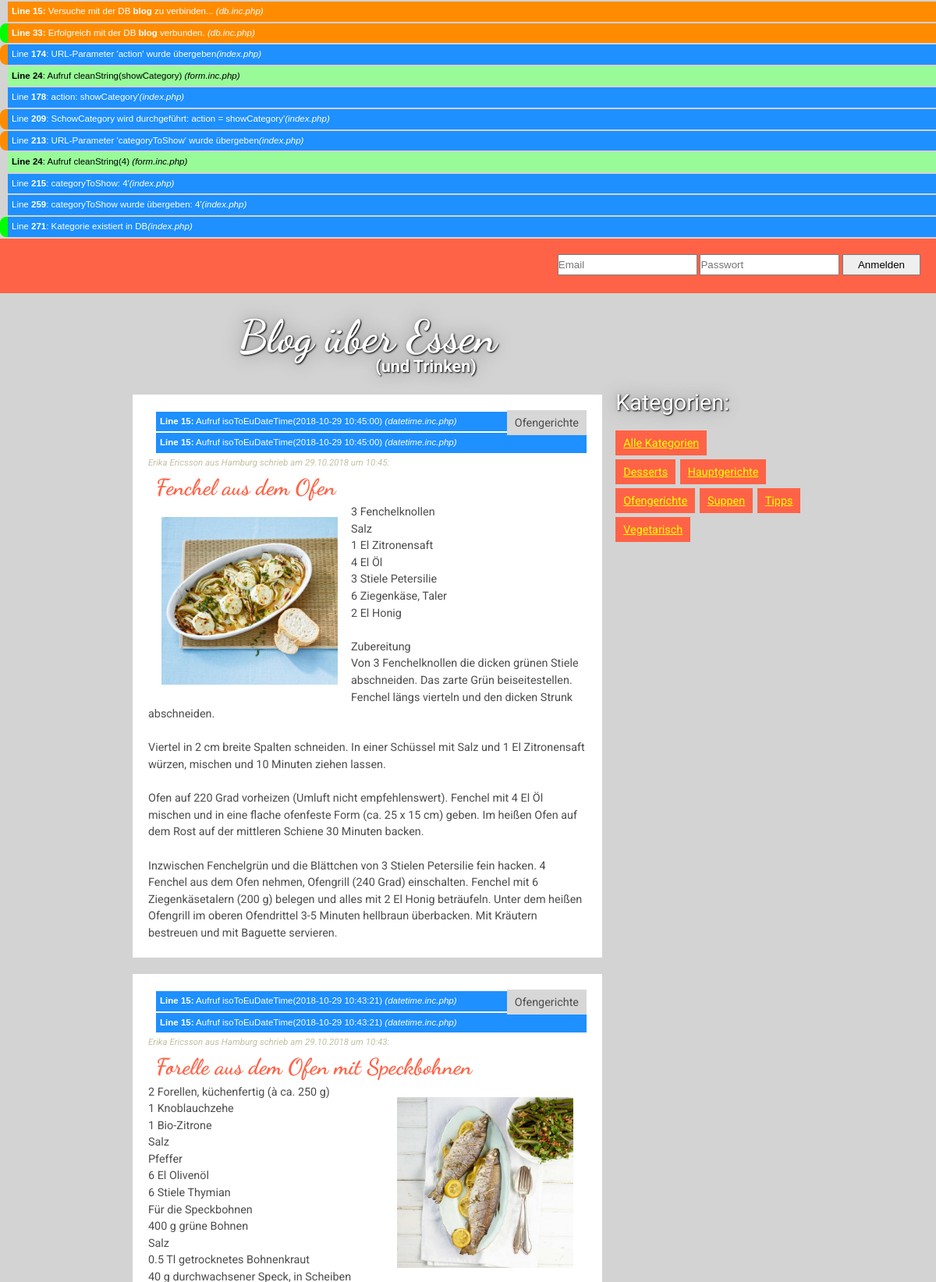
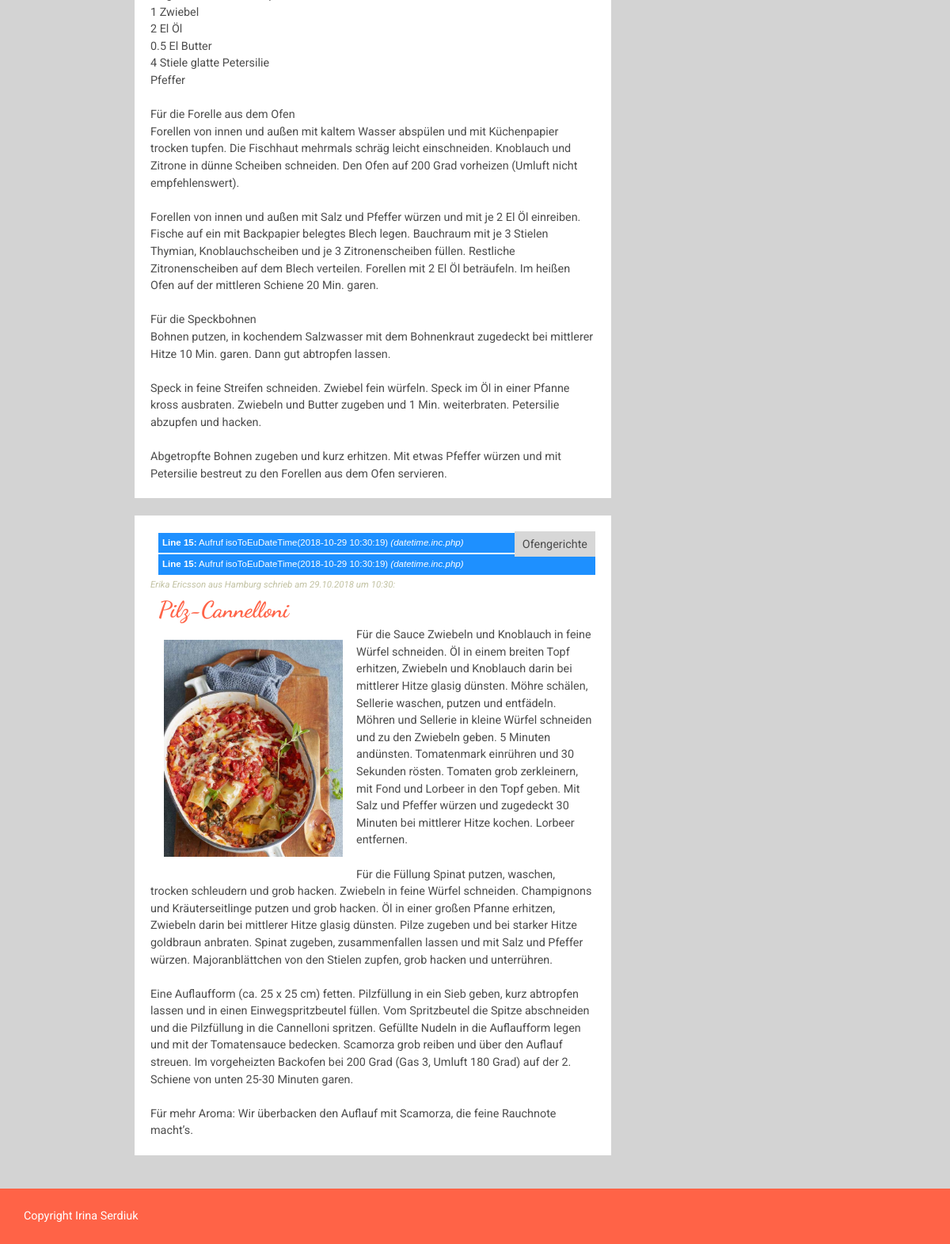
The app's page /?action=showCategory&categoryToShow=4 with its own data (2 pictures, top to bottom).
### tables this page shows
CREATE TABLE `blogs` (
  `blog_id` int(11) NOT NULL,
  `blog_headline` varchar(255) NOT NULL,
  `blog_image` varchar(255) DEFAULT NULL,
  `blog_imageAlignment` varchar(10) NOT NULL,
  `blog_content` text NOT NULL,
  `blog_date` timestamp NOT NULL DEFAULT CURRENT_TIMESTAMP,
  `cat_id` int(11) NOT NULL,
  `usr_id` int(11) NOT NULL
);

CREATE TABLE `categories` (
  `cat_id` int(11) NOT NULL,
  `cat_name` varchar(255) NOT NULL
);

CREATE TABLE `users` (
  `usr_id` int(11) NOT NULL,
  `usr_firstname` varchar(255) NOT NULL,
  `usr_lastname` varchar(255) NOT NULL,
  `usr_email` varchar(255) NOT NULL,
  `usr_city` varchar(255) NOT NULL,
  `usr_password` varchar(255) NOT NULL
);

### index.php (the view, shortened to what this page needs)
<?php
				require_once("include/db.inc.php");
				require_once("include/form.inc.php");
				require_once("include/datetime.inc.php");
				$categoryToShow 	= NULL;
				$params 			= array();
				$categoriesArray 	= array();
				$pdo = dbConnect();
				if(isset($_GET['action'])){
if(DEBUG)			echo "<p class='debug hint'>Line <b>" . __LINE__ . "</b>: URL-Parameter 'action' wurde übergeben<i>(" . basename(__FILE__) . ")</i></p>";
					$action = cleanString($_GET['action']);
if(DEBUG)			echo "<p class='debug'>Line <b>" . __LINE__ . "</b>: action: $action'<i>(" . basename(__FILE__) . ")</i></p>";
					if($action == "showCategory"){
if(DEBUG)				echo "<p class='debug hint'>Line <b>" . __LINE__ . "</b>: SchowCategory wird durchgeführt: action = $action'<i>(" . basename(__FILE__) . ")</i></p>";
						if(isset($_GET['categoryToShow'])){
if(DEBUG)					echo "<p class='debug hint'>Line <b>" . __LINE__ . "</b>: URL-Parameter 'categoryToShow' wurde übergeben<i>(" . basename(__FILE__) . ")</i></p>";
							$categoryToShow = cleanString($_GET['categoryToShow']);
if(DEBUG)					echo "<p class='debug'>Line <b>" . __LINE__ . "</b>: categoryToShow: $categoryToShow'<i>(" . basename(__FILE__) . ")</i></p>";
						}
					}
				}
				$statement = $pdo->prepare("SELECT cat_name, cat_id FROM categories ORDER BY cat_name");
				$statement->execute() OR DIE( "<p class='debug'>Line <b>" . __LINE__ . "</b>: " . $statement->errorInfo()[2] . " <i>(" . basename(__FILE__) . ")</i></p>" );
				while($row = $statement->fetch(PDO::FETCH_ASSOC)){
					$categoriesArray[$row['cat_id']] = $row['cat_name'];
				}
				$sql = "SELECT * FROM blogs
						INNER JOIN users USING(usr_id)
						INNER JOIN categories USING(cat_id)
						";
				if($categoryToShow){
if(DEBUG)			echo "<p class='debug'>Line <b>" . __LINE__ . "</b>: categoryToShow wurde übergeben: $categoryToShow'<i>(" . basename(__FILE__) . ")</i></p>";
					$statement = $pdo->prepare("SELECT * FROM categories WHERE cat_id = :ph_cat_id");
					$statement->execute( array("ph_cat_id" => $categoryToShow)
										) OR DIE( "<p class='debug'>Line <b>" . __LINE__ . "</b>: " . $statement->errorInfo()[2] . " <i>(" . basename(__FILE__) . ")</i></p>" );
					$categoryExists = $statement->fetchColumn();
					if(!$categoryExists){
if(DEBUG)				echo "<p class='debug err'>Line <b>" . __LINE__ . "</b>: Kategorie existiert in DB nicht <i>(" . basename(__FILE__) . ")</i></p>";
					} else {
if(DEBUG)				echo "<p class='debug ok'>Line <b>" . __LINE__ . "</b>: Kategorie existiert in DB<i>(" . basename(__FILE__) . ")</i></p>";
						$sql .= " WHERE cat_id = :ph_cat_id";
						$params = array("ph_cat_id" => $categoryToShow);
					}
				}
				$sql .= " ORDER BY blog_id DESC";
				$statement = $pdo->prepare($sql);
				$statement->execute($params) OR DIE( "<p class='debug'>Line <b>" . __LINE__ . "</b>: " . $statement->errorInfo()[2] . " <i>(" . basename(__FILE__) . ")</i></p>" );
				$entriesArray = $statement->fetchAll(PDO::FETCH_ASSOC);
?>
<!doctype html>
<html>
	<head>
		<link rel="stylesheet" type="text/css" href="css/main.css">
		<link rel="stylesheet" type="text/css" href="css/debug.css">
	</head>
	<body>
		<header>
			<?php if(!isset($_SESSION['usr_id'])):?>
				<form action="<?=$_SERVER['SCRIPT_NAME']?>" method="POST" class="login">
					<input type="text" name="email" placeholder="Email">
					<input type="password" name="password" placeholder="Passwort">
					<input type="submit" value="Anmelden">
				</form>
			<?php endif ?>
		</header>
		<div class="wrapper">
			<main class="">
				<div class="blog-headline">
					<h1>Blog über Essen</h1>
					<h2>(und Trinken)</h2>
				</div>
				<?php foreach ($entriesArray AS $entry): ?>
					<article>
							<ul class="category-list">
								<li><?=$entry['cat_name']?></li>
							</ul>
						<?php
							$date = isoToEuDateTime($entry['blog_date'])['date'];
							$time = isoToEuDateTime($entry['blog_date'])['time'];
						?>
						<p class="whowrote">
							<?=$entry['usr_firstname']?> <?=$entry['usr_lastname']?>
							aus <?=$entry['usr_city']?> schrieb am <?=$date?> um <?=$time?>:
						</p>
						<h3 class="headline"><?=$entry['blog_headline']?></h3>
						<?php if($entry['blog_image']): ?>
							<img src="<?=$entry['blog_image']?>" class="<?=$entry['blog_imageAlignment']?> article-image" />
						<?php endif ?>
						<?php $entry['blog_content'] = str_replace("\r\n", "<br>", $entry['blog_content']) ?>
						<p class="content"><?=$entry['blog_content']?></p>
					</article>
					<br>
				<?php endforeach ?>
			</main>
			<aside>
				<p class="categories-header">Kategorien:</p>
				<ul>
					<li><a href="<?=$_SERVER['SCRIPT_NAME']?>">Alle Kategorien</a></li><br>
					<?php foreach ($categoriesArray AS $key=>$value): ?>
						<li><a href="?action=showCategory&categoryToShow=<?=$key?>"><?=$value?></a></li>
					<?php endforeach ?>
				</ul>
			</aside>
		</div>
		<footer>
			<p>Copyright Irina Serdiuk</p>
		</footer>
	</body>
</html>

### include/datetime.inc.php
<?php
			function isoToEuDateTime($dateTime){
if(DEBUG_F) 	echo "<p class='debug'><b>Line " . __LINE__ . ":</b> Aufruf " . __FUNCTION__ . "($dateTime) <i>(" . basename(__FILE__) . ")</i></p>";
				$year 	= substr($dateTime, 0, 4);
				$month 	= substr($dateTime, 5, 2);
				$day 	= substr($dateTime, 8, 2);
				$euDate = "$day.$month.$year";
				if(strlen($dateTime) > 10){
					$time = substr($dateTime, 11, 5);
				} else {
					$time = NULL;
				}
				return array("date"=>$euDate, "time"=>$time);
			}
?>

### css/main.css (style rules this page uses)
* { margin: 0; padding: 0; box-sizing: border-box; }
body { margin: 0; background-image: url('images/toa-heftiba-513812-unsplash.jpg'); width: 100%; background-position: center; background-repeat: no-repeat; background-size: cover; position: relative; background-attachment: fixed; background-color: lightgrey; font-family: 'Roboto', sans-serif; color: #4d4d4d; font-size: .9em; line-height:1.5em; }
a { color: yellow; }
header, footer { height: 70px; background: tomato; width: 100%; color: #fff; }
form.login { float: right; padding: 20px; }
.login input { line-height: 25px; border: 1px solid grey; }
.login input[type="submit"] { width: 100px; }
.wrapper { max-width: 900px; margin: 0 auto; padding: 20px; }
.wrapper, .wrapper-dashboard { min-height: calc(100vh - 100px); }
h1, h2 { color: #fff; text-align: center; text-shadow: 1px 1px 2px black, 0 0 25px grey, 0 0 5px darkgrey; padding:5px; }
h1 { font-family: 'Dancing Script', cursive; font-size: 4em; }
h2 { margin-left: 150px; padding-top: 12px }
h3 { font-family: 'Dancing Script', cursive; font-size: 2em; }
.blog-headline { padding: 20px; text-align: center; }
h3.headline { color: tomato; padding: 10px; }
.article-image { padding: 17px; }
p.categories-header { font-size: 2em; color: #fff; margin-top: 90px; padding: 20px 0; text-shadow: 1px 1px 2px black, 0 0 25px grey, 0 0 5px darkgrey; }
aside { float: right; width: 28%; margin-bottom: 10px; }
aside ul li { display: inline-block; vertical-align: middle; background-color: tomato; line-height: 20px; margin: 5px 2px 0 0; max-width: 555px; padding: 7px 10px 5px 10px; word-wrap: break-word; }
main { float:left; width: 70%; }
article, .new-entry, .new-category { background-color: white; padding: 20px; }
ul.category-list { float: right; }
p.whowrote { font-size: .8em; color: #c2c2a3; font-style: italic; }
.category-list li { display: inline-block; vertical-align: middle; background-color: #d7d7d7; line-height: 20px; margin: 0; max-width: 555px; padding: 7px 10px 5px 10px; word-wrap: break-word; }
img { width: 260px; }
img.right { float: right; }
img.left { float: left; }
footer p { line-height: 70px; padding-left: 30px; }
form { text-align: center; }

### css/debug.css (style rules this page uses)
.debug,.debugCleanString,.debugCheckInputString,.debugCheckEmail,.debugImageUpload,.debugDb,.debugClass { background-color: dodgerblue; padding: 2px 5px; margin-bottom: 2px; margin-top: 2px; font-family: arial; font-size: 0.8em; color: white; margin-left: 10px; }
.ok { border-left: 10px solid lime; border-radius: 0.7em 0 0 0.7em; margin-left: 0px; }
.hint { border-left: 10px solid darkorange; border-radius: 0.7em 0 0 0.7em; margin-left: 0px; }

### records on screen
blogs: cat.cat_name "Ofengerichte", blog_date "2018-10-29 10:45:00 2018-10-29 10:45:00", usr.usr_firstname "Erika", usr.usr_lastname "Ericsson", usr.usr_city "Hamburg", blog_date "29.10.2018", blog_date "10:45", blog_headline "Fenchel aus dem Ofen", blog_image (picture), blog_content "3 Fenchelknollen Salz 1 El Zitronensaft 4 El Öl 3 Stiele Petersilie 6 Ziegenkäse, Taler 2 El Honig Zubereitung Von 3 Fenchelknollen die dicken grünen Stiele abschneiden. Das zarte Grün beiseitestellen. Fenchel längs vierteln und den dicken Strunk abschneiden. Viertel in 2 cm breite Spalten schneiden. In einer Schüssel mit Salz und 1 El Zitronensaft würzen, mischen und 10 Minuten ziehen lassen. Ofen auf 220 Grad vorheizen (Umluft nicht empfehlenswert). Fenchel mit 4 El Öl mischen und in eine flache ofenfeste Form (ca. 25 x 15 cm) geben. Im heißen Ofen auf dem Rost auf der mittleren Schiene 30 Minuten backen. Inzwischen Fenchelgrün und die Blättchen von 3 Stielen Petersilie fein hacken. 4…"
blogs: cat.cat_name "Ofengerichte", blog_date "2018-10-29 10:43:21 2018-10-29 10:43:21", usr.usr_firstname "Erika", usr.usr_lastname "Ericsson", usr.usr_city "Hamburg", blog_date "29.10.2018", blog_date "10:43", blog_headline "Forelle aus dem Ofen mit Speckbohnen", blog_image (picture), blog_content "2 Forellen, küchenfertig (à ca. 250 g) 1 Knoblauchzehe 1 Bio-Zitrone Salz Pfeffer 6 El Olivenöl 6 Stiele Thymian Für die Speckbohnen 400 g grüne Bohnen Salz 0.5 Tl getrocknetes Bohnenkraut 40 g durchwachsener Speck, in Scheiben 1 Zwiebel 2 El Öl 0.5 El Butter 4 Stiele glatte Petersilie Pfeffer Für die Forelle aus dem Ofen Forellen von innen und außen mit kaltem Wasser abspülen und mit Küchenpapier trocken tupfen. Die Fischhaut mehrmals schräg leicht einschneiden. Knoblauch und Zitrone in dünne Scheiben schneiden. Den Ofen auf 200 Grad vorheizen (Umluft nicht empfehlenswert). Forellen von innen und außen mit Salz und Pfeffer würzen und mit je 2 El Öl einreiben. Fische auf ein mit Backpapier…"
blogs: cat.cat_name "Ofengerichte", blog_date "2018-10-29 10:30:19 2018-10-29 10:30:19", usr.usr_firstname "Erika", usr.usr_lastname "Ericsson", usr.usr_city "Hamburg", blog_date "29.10.2018", blog_date "10:30", blog_headline "Pilz-Cannelloni", blog_image (picture), blog_content "Für die Sauce Zwiebeln und Knoblauch in feine Würfel schneiden. Öl in einem breiten Topf erhitzen, Zwiebeln und Knoblauch darin bei mittlerer Hitze glasig dünsten. Möhre schälen, Sellerie waschen, putzen und entfädeln. Möhren und Sellerie in kleine Würfel schneiden und zu den Zwiebeln geben. 5 Minuten andünsten. Tomatenmark einrühren und 30 Sekunden rösten. Tomaten grob zerkleinern, mit Fond und Lorbeer in den Topf geben. Mit Salz und Pfeffer würzen und zugedeckt 30 Minuten bei mittlerer Hitze kochen. Lorbeer entfernen. Für die Füllung Spinat putzen, waschen, trocken schleudern und grob hacken. Zwiebeln in feine Würfel schneiden. Champignons und Kräuterseitlinge putzen und grob hacken. Öl…"

### other values on screen
__LINE__ "15"
$dbname "blog"
basename(__FILE__) "db.inc.php"
__LINE__ "33"
__LINE__ "174"
basename(__FILE__) "index.php"
__LINE__ "24 24"
__FUNCTION__ "cleanString cleanString"
$inputString "showCategory 4"
basename(__FILE__) "form.inc.php form.inc.php"
__LINE__ "178"
$action "showCategory"
__LINE__ "209"
__LINE__ "213"
__LINE__ "215"
